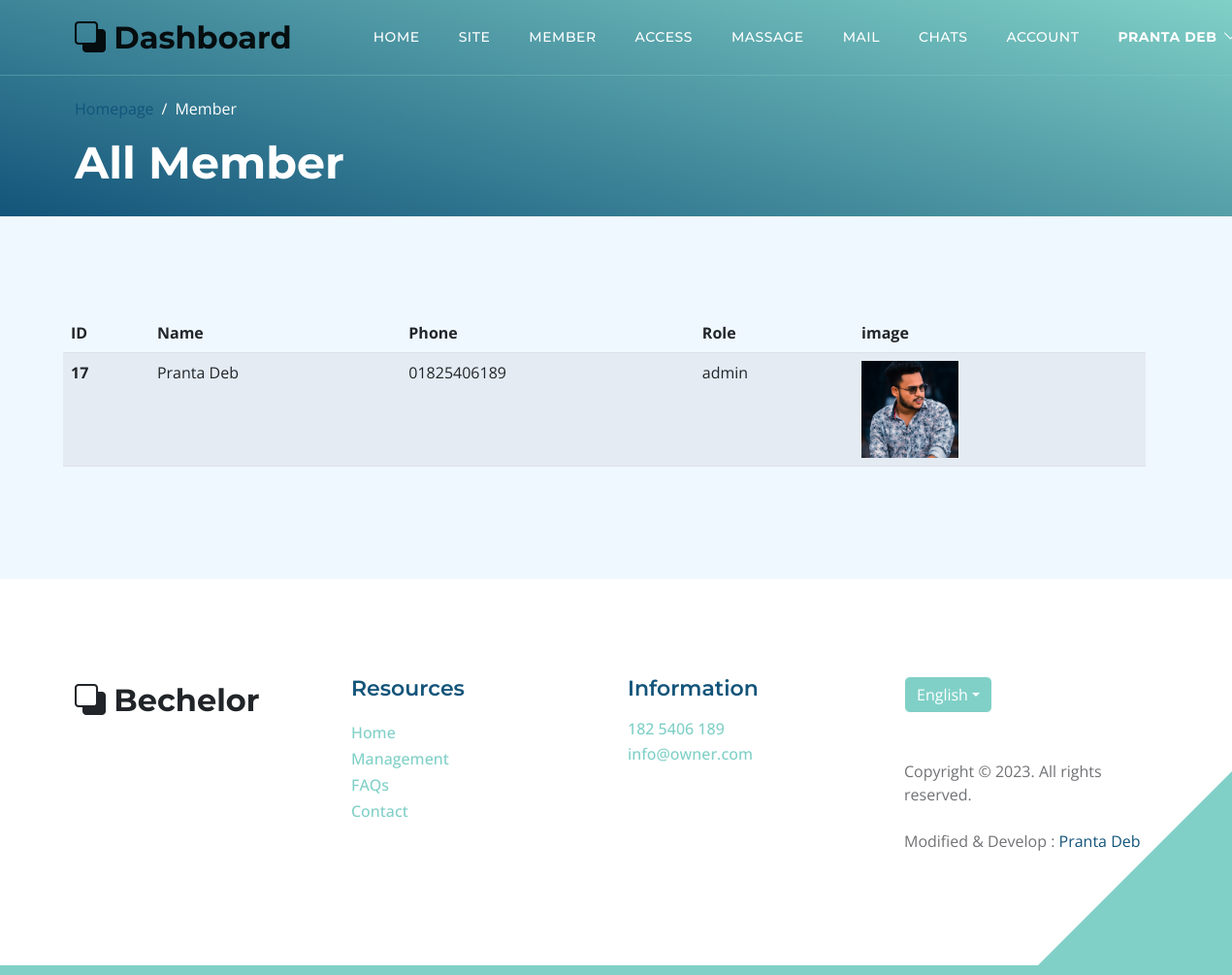
The page /admin/member.php (signed in) on the database as committed earlier.
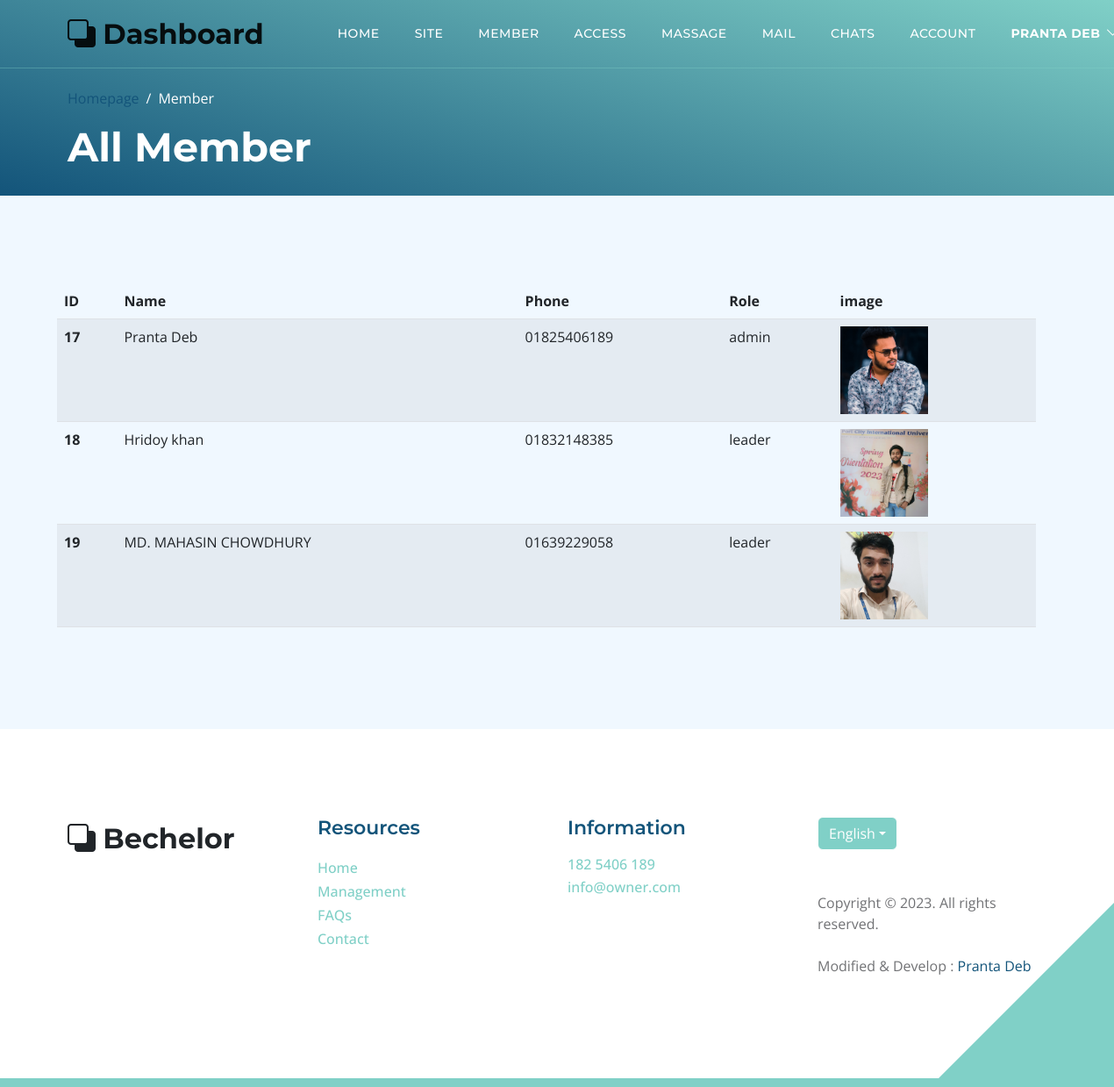
The same page on the database as committed later.
### tables this page shows
CREATE TABLE `users` (
  `id` int(11) NOT NULL,
  `name` varchar(128) NOT NULL,
  `phone` varchar(32) NOT NULL,
  `password` varchar(128) NOT NULL,
  `title` varchar(512) NOT NULL,
  `image` varchar(512) NOT NULL,
  `role` set('admin','member','leader','unknown') NOT NULL,
  `created_at` timestamp NOT NULL DEFAULT CURRENT_TIMESTAMP
);

### admin/member.php (the view, shortened to what this page needs)
<?php
require "../php/dbConfig.php";
$adminS = "SELECT * FROM users WHERE `role`='admin'";
$AdminQ = $db->query($adminS);
$leaderS = "SELECT * FROM users WHERE `role`='leader'";
$leaderQ = $db->query($leaderS);
?>
<!doctype html>
<html lang="en">
<head>
    <link href="../css/bootstrap.min.css" rel="stylesheet">
    <link href="../css/bootstrap-icons.css" rel="stylesheet">
    <link href="../css/templatemo-topic-listing.css" rel="stylesheet">
</head>
<body class="topics-listing-page" id="top">
    <main>
        <?php include "component/navbar.php"; ?>
        <header class="site-header2 d-flex flex-column justify-content-center align-items-center">
            <div class="container">
                <div class="row align-items-center">
                    <div class="col-lg-5 col-12">
                        <nav aria-label="breadcrumb">
                            <ol class="breadcrumb">
                                <li class="breadcrumb-item"><a href="index.html">Homepage</a></li>
                                <li class="breadcrumb-item active" aria-current="page">Member</li>
                            </ol>
                        </nav>
                        <h2 class="text-white">All Member</h2>
                    </div>
                </div>
            </div>
        </header>
        <section class="section-padding section-bg">
            <div class="container">
                <div class="row" style="width: 100%; overflow: scroll;">
                    <table class="table table-striped">
                        <thead>
                            <tr>
                                <th scope="col">ID</th>
                                <th scope="col">Name</th>
                                <th scope="col">Phone</th>
                                <th scope="col">Role</th>
                                <th scope="col">image</th>
                            </tr>
                        </thead>
                        <tbody>
                            <?php
                             while ($adminRow = $AdminQ->fetch_assoc()) {
                                echo '<tr>
                                <th scope="row">' . $adminRow['id'] . '</th>
                                <td>' . $adminRow['name'] . '</td>
                                <td>' . $adminRow['phone'] . '</td>
                                <td>' . $adminRow['role'] . '</td>
                                <td> <img src="../images/' . $adminRow['image'] . '" class="img-fluid" alt="" style="display: block;width: 100px;height: 100px;object-fit: cover;"></td>
                            </tr>';
                            }
                             while ($leaderRow = $leaderQ->fetch_assoc()) {
                                echo '<tr>
                                <th scope="row">' . $leaderRow['id'] . '</th>
                                <td>' . $leaderRow['name'] . '</td>
                                <td>' . $leaderRow['phone'] . '</td>
                                <td>' . $leaderRow['role'] . '</td>
                                <td> <img src="../images/' . $leaderRow['image'] . '" class="img-fluid" alt="" style="display: block;width: 100px;height: 100px;object-fit: cover;"></td>
                            </tr>';
                            }
                            ?>
                        </tbody>
                    </table>
                </div>
            </div>
        </section>
    </main>
    <?php include "component/footer.php" ?>
</body>
</html>

### admin/component/navbar.php (shortened to what this page needs)
<nav class="navbar navbar-expand-lg">
            <div class="container">
                <a class="navbar-brand" href="index.php">
                    <i class="bi-back"></i>
                    <span>Dashboard</span>
                </a>
                <div class="collapse navbar-collapse" id="navbarNav">
                    <ul class="navbar-nav ms-lg-5 me-lg-auto">
                        <li class="nav-item">
                            <a class="nav-link click-scroll" href="index.php">Home</a>
                        </li>
                        <li class="nav-item">
                            <a class="nav-link click-scroll" href="../index.php">Site</a>
                        </li>
                        <li class="nav-item">
                            <a class="nav-link click-scroll" href="member.php">Member</a>
                        </li>
                        <?php if (isset($_SESSION['loggedin'])  && $_SESSION['loggedin'] == true) {
                    if ($_SESSION['role'] == "admin") { ?>
                        <li class="nav-item">
                            <a class="nav-link click-scroll" href="usersaccess.php">Access</a>
                        </li>
                        <li class="nav-item">
                            <a class="nav-link click-scroll" href="massage.php">Massage</a>
                        </li>
                        <li class="nav-item">
                            <a class="nav-link click-scroll" href="contactmail.php">Mail</a>
                        </li>
                        <?php }}; ?>
                        <li class="nav-item">
                            <a class="nav-link click-scroll" href="../index.php#section_3">Chats</a>
                        </li>
                        <li class="nav-item">
                            <a class="nav-link click-scroll" href="https://1drv.ms/x/c/561ac096931d306d/EUENoS09YEFFoF2MKW4pOCgBL0Ms1ztkgt1T-VYnSewIPg?e=zRJNMK" target="_blank">Account</a>
                        </li>
                        <li class="nav-item dropdown">
                            <a class="nav-link dropdown-toggle fw-bold" href="javascript:void(0);"
                                id="navbarLightDropdownMenuLink" role="button" data-bs-toggle="dropdown"
                                aria-expanded="false"><?= $_SESSION['name'] ?></a>
                        </li>
                    </ul>
                </div>
            </div>
        </nav>

### admin/component/footer.php (shortened to what this page needs)
<footer class="site-footer section-padding">
            <div class="container">
                <div class="row">
                    <div class="col-lg-3 col-12 mb-4 pb-2">
                        <a class="navbar-brand mb-2" href="../index.php">
                            <i class="bi-back"></i>
                            <span>Bechelor</span>
                        </a>
                    </div>
                    <div class="col-lg-3 col-md-4 col-6">
                        <h6 class="site-footer-title mb-3">Resources</h6>
                        <ul class="site-footer-links">
                            <li class="site-footer-link-item">
                                <a href="../index.php" class="site-footer-link">Home</a>
                            </li>
                            <li class="site-footer-link-item">
                                <a href="../index.php#section_2" class="site-footer-link">Management</a>
                            </li>
                            <li class="site-footer-link-item">
                                <a href="../index.php#section_4" class="site-footer-link">FAQs</a>
                            </li>
                            <li class="site-footer-link-item">
                                <a href="../index.php#section_5" class="site-footer-link">Contact</a>
                            </li>
                        </ul>
                    </div>
                    <div class="col-lg-3 col-md-4 col-6 mb-4 mb-lg-0">
                        <h6 class="site-footer-title mb-3">Information</h6>
                        <p class="text-white d-flex mb-1">
                            <a href="tel: 01825406189" class="site-footer-link">
                                182 5406 189
                            </a>
                        </p>
                        <p class="text-white d-flex">
                            <a href="mailto:prantoo.deb.nath@gmail.com" class="site-footer-link">
                                info@owner.com
                            </a>
                        </p>
                    </div>
                    <div class="col-lg-3 col-md-4 col-12 mt-4 mt-lg-0 ms-auto">
                        <div class="dropdown">
                            <button class="btn btn-secondary dropdown-toggle" type="button" data-bs-toggle="dropdown"
                                aria-expanded="false">
                                English</button>
                        </div>
                        <p class="copyright-text mt-lg-5 mt-4">Copyright ©
                            <script>document.write(new Date().getFullYear())</script>. All rights reserved.
                            <br><br>Modified & Develop : <a href="https://developerpranta.com" target="_blank">Pranta
                                Deb</a>
                        </p>
                    </div>
                </div>
            </div>
        </footer>

### css/templatemo-topic-listing.css (style rules this page uses)
:root { --white-color: #ffffff; --primary-color: #13547a; --secondary-color: #80d0c7; --section-bg-color: #f0f8ff; --custom-btn-bg-color: #80d0c7; --custom-btn-bg-hover-color: #13547a; --dark-color: #000000; --p-color: #717275; --border-color: #7fffd4; --link-hover-color: #13547a; --body-font-family: 'Open Sans', sans-serif; --title-font-family: 'Montserrat', sans-serif; --h1-font-size: 58px; --h2-font-size: 46px; --h3-font-size: 32px; --h4-font-size: 28px; --h5-font-size: 24px; --h6-font-size: 22px; --p-font-size: 20px; --menu-font-size: 14px; --btn-font-size: 18px; --copyright-font-size: 16px; --border-radius-large: 100px; --border-radius-medium: 20px; --border-radius-small: 10px; --font-weight-normal: 400; --font-weight-medium: 500; --font-weight-semibold: 600; --font-weight-bold: 700; }
body { background-color: var(--white-color); font-family: var(--body-font-family); }
h2, h3, h4, h5, h6 { color: var(--dark-color); }
h1, h2, h3, h4, h5, h6 { font-family: var(--title-font-family); font-weight: var(--font-weight-semibold); }
h2 { font-size: var(--h2-font-size); font-weight: var(--font-weight-bold); }
h6 { color: var(--primary-color); font-size: var(--h6-font-size); }
p { color: var(--p-color); font-size: var(--p-font-size); font-weight: var(--font-weight-normal); }
ul li { color: var(--p-color); font-size: var(--p-font-size); font-weight: var(--font-weight-normal); }
a, button { touch-action: manipulation; transition: all 0.3s; }
a { display: inline-block; color: var(--primary-color); text-decoration: none; }
.section-padding { padding-top: 100px; padding-bottom: 100px; }
.section-bg { background-color: var(--section-bg-color); }
.site-header2 { background-image: linear-gradient(15deg, #13547a 0%, #80d0c7 100%); padding-top: 100px; padding-bottom: 20px; }
.site-header2 .container { height: 100%; }
.breadcrumb-item+.breadcrumb-item::before, .breadcrumb-item a:hover, .breadcrumb-item.active { color: var(--white-color); }
.navbar { background: transparent; border-bottom: 1px solid rgba(128, 208, 199, 0.35); z-index: 9; }
.navbar-brand, .navbar-brand:hover { font-size: var(--h3-font-size); font-weight: var(--font-weight-bold); display: block; }
.navbar-brand span { font-family: var(--title-font-family); }
.navbar-expand-lg .navbar-nav .nav-link { border-radius: var(--border-radius-large); margin: 10px; padding: 10px; }
.navbar-nav .nav-link { display: inline-block; color: var(--white-color); font-family: var(--title-font-family); font-size: var(--menu-font-size); font-weight: var(--font-weight-medium); text-transform: uppercase; letter-spacing: 0.5px; position: relative; padding-top: 15px; padding-bottom: 15px; }
.navbar .dropdown-toggle::after { content: "\f282"; display: inline-block; font-family: bootstrap-icons !important; font-size: var(--copyright-font-size); font-style: normal; font-weight: normal !important; font-variant: normal; text-transform: none; line-height: 1; vertical-align: -.125em; -webkit-font-smoothing: antialiased; -moz-osx-font-smoothing: grayscale; position: relative; left: 2px; border: 0; }
.site-footer { border-bottom: 10px solid var(--secondary-color); position: relative; }
.site-footer::after { content: ""; position: absolute; bottom: 0; right: 0; width: 0; height: 0; border-style: solid; border-width: 0 0 200px 200px; border-color: transparent transparent var(--secondary-color) transparent; pointer-events: none; }
.site-footer-title { color: var(--primary-color); }
.site-footer .dropdown-toggle { background-color: var(--secondary-color); border-color: var(--white-color); }
.site-footer-links { padding-left: 0; }
.site-footer-link-item { display: block; list-style: none; line-height: normal; }
.site-footer-link { color: var(--secondary-color); font-size: var(--copyright-font-size); font-weight: var(--font-weight-medium); line-height: normal; }
.copyright-text { font-size: var(--copyright-font-size); }

Rows that differ between the two databases and show on the page:
added users: id "18", name "Hridoy khan", phone "01832148385", role "leader", image (picture)
added users: id "19", name "MD. MAHASIN CHOWDHURY", phone "01639229058", role "leader", image (picture)
